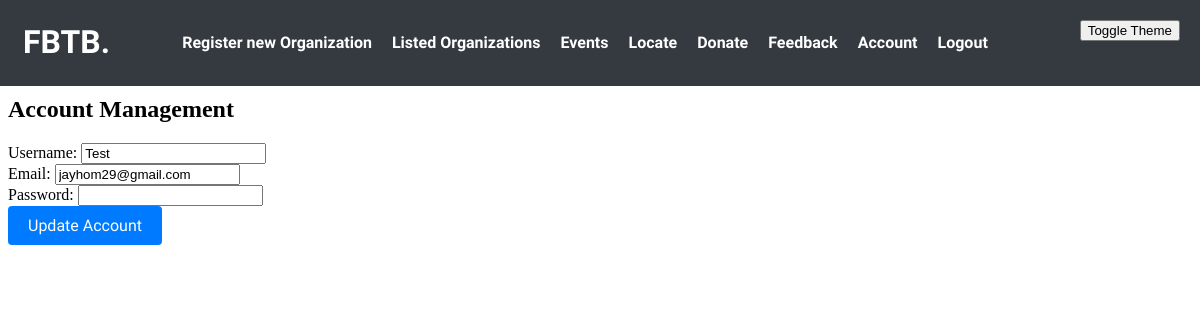
/account (signed in), run on an earlier commit of the app's database.
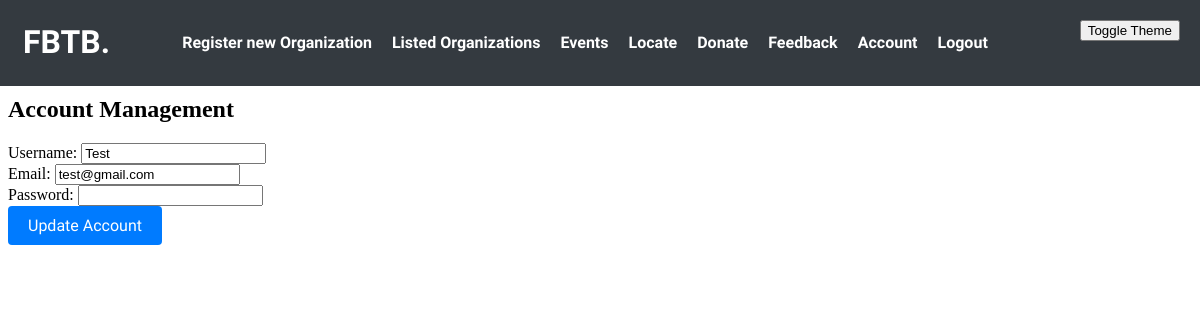
And on a later commit of the database.
### crm/models.py (models this page shows, shortened)
class Staff(AbstractUser):
    STATUS = [
        ('donator','donator'),
        ('manager','manager')
    ]
    email = models.EmailField(unique=True)
    status = models.CharField(max_length=255, choices=STATUS)

### crm/views.py (the view)
# urls.py: path('account', views.account, name="account"),
@login_required(login_url="my-login")
def account(request):
    if request.method == 'POST':
        form = CustomUserChangeForm(request.POST, instance=request.user)
        if form.is_valid():
            form.save()
            messages.success(request, 'Your account was successfully updated.')
            return redirect('account')
        else:
            messages.error(request, 'Error in account update. Please check the form.')
    else:
        form = CustomUserChangeForm(instance=request.user)
    return render(request, 'crm/account.html', {'form': form})

### crm/forms.py
class CustomUserChangeForm(UserChangeForm):
    password = forms.CharField(widget=forms.PasswordInput)
    class Meta:
        model = get_user_model()
        fields = ['username', 'email']

### crm/templates/crm/account.html (shortened to what this page needs)
<!DOCTYPE html>
<html lang="en">
<head>
  {% load static %}
  <link href="{% static 'main.css' %}" rel="stylesheet">
</head>
<body>
  <header id="header" class="header d-flex align-items-center">
    <div class="container-fluid container-xl d-flex align-items-center justify-content-between">
      <a href="{% url 'dashboard' %}" class="logo d-flex align-items-center">
        <h1>FBTB<span>.</span></h1>
      </a>
      <nav id="navbar" class="navbar">
        <ul>
          <li><a href="{% url 'registerorg' %}">Register new Organization</a></li>
          <li><a href="{% url 'orglist' %}">Listed Organizations</a></li>
          <li><a href="{% url 'dashboard' %}">Events</a></li>
          <li><a href="{% url 'locate' %}">Locate</a></li>
          <li><a href="{% url 'donate' %}">Donate</a></li>
          <li><a href="{% url 'feedback' %}">Feedback</a></li>
          <li><a href="{% url 'account' %}">Account</a></li>
          <li><a href="{% url 'user-logout' %}">Logout</a></li>
        </ul>
      </nav>
    </div>
  </header>
  <section id="account" class="account d-flex align-items-center">
    <div class="container">
      <div class="row">
        <div class="col-12 text-center">
          <h1>Account Management</h1>
          <form action="{% url 'account' %}" method="post">
            <label for="{{ form.username.id_for_label }}">Username:</label>
            {{ form.username }}
            <br>
            <label for="{{ form.email.id_for_label }}">Email:</label>
            {{ form.email }}
            <br>
            <label for="{{ form.password.id_for_label }}">Password:</label>
            {{ form.password }}
            <br>
            <button type="submit" class="btn btn-primary">Update Account</button>
        </form>
        </div>
      </div>
    </div>
  </section>
  <button id="theme-toggle" onclick="toggleTheme()">Toggle Theme</button>
</body>
</html>

What changed in the data, as far as the page shows it:
changed Staff "Test": email "jayhom29@gmail.com" → "test@gmail.com"
